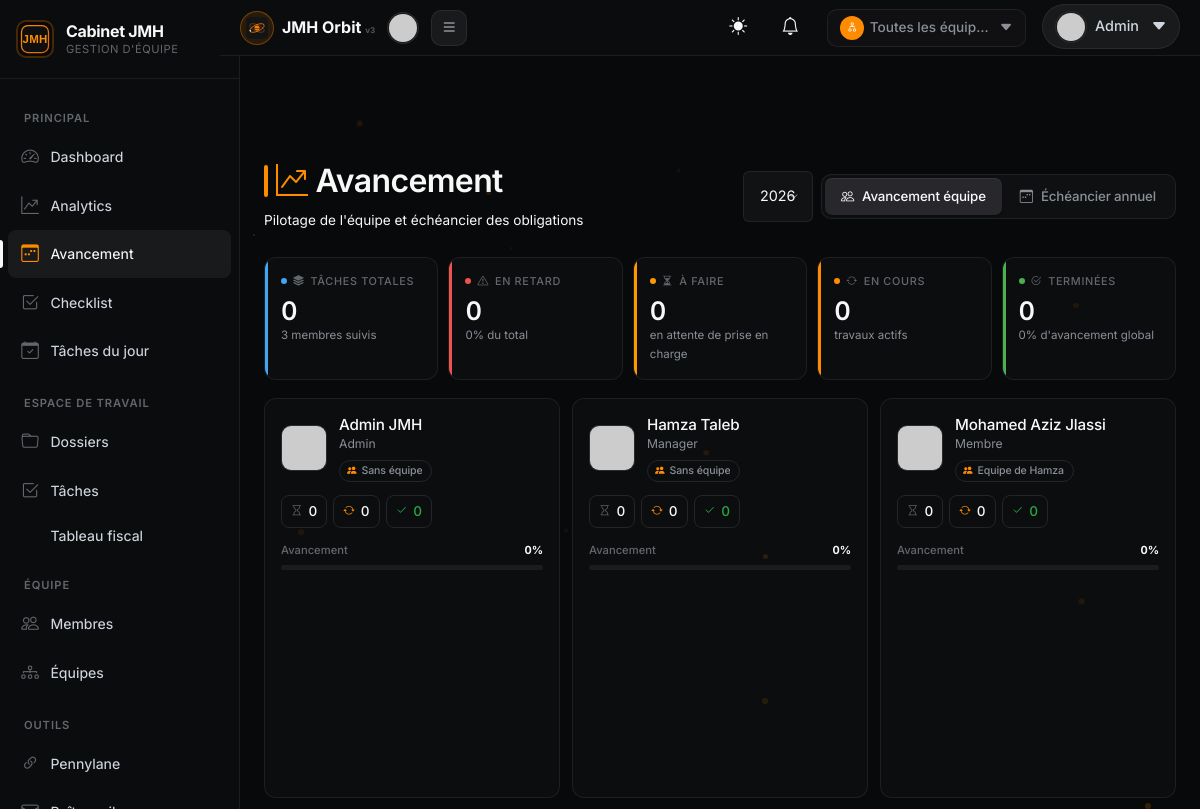
Screenshot of /suivi_avancement (signed in) with the database file from the repository.
### app/models.py (models this page shows, shortened)
class User(UserMixin, db.Model):
    __tablename__ = 'users'
    id = db.Column(db.Integer, primary_key=True)
    email = db.Column(db.String(120), unique=True, nullable=False, index=True)
    password_hash = db.Column(db.String(256), nullable=False)
    nom = db.Column(db.String(80), nullable=False)
    prenom = db.Column(db.String(80), nullable=False)
    photo_profil = db.Column(db.String(200), default='default.png')
    photo_data = db.Column(db.LargeBinary, nullable=True)
    photo_mimetype = db.Column(db.String(50), nullable=True)
    role = db.Column(db.String(20), nullable=False, default='membre')  # admin | manager | membre
    equipe_id = db.Column(db.Integer, db.ForeignKey('equipes.id'), nullable=True)
    poste = db.Column(db.String(120))  # e.g., "Comptable", "Auditeur"
    telephone = db.Column(db.String(20))
    actif = db.Column(db.Boolean, default=True)
    date_arrivee = db.Column(db.Date, default=date.today)
    date_creation = db.Column(db.DateTime, default=datetime.utcnow)
    dossiers_assignes = db.relationship('Dossier', backref='collaborateur', lazy='dynamic')
    taches_assignees = db.relationship('Tache', foreign_keys='Tache.assigne_a', backref='assigne', lazy='dynamic')
    taches_creees = db.relationship('Tache', foreign_keys='Tache.cree_par', backref='createur', lazy='dynamic')
    notifications = db.relationship('Notification', backref='user', lazy='dynamic', order_by='desc(Notification.date_envoi)')
    commentaires = db.relationship('CommentaireTache', backref='user', lazy='dynamic')
    performances = db.relationship('Performance', backref='user', lazy='dynamic')
    def photo_display_src(self):
        try:
            if self.photo_data:
                from flask import url_for
                return url_for('user_photo', user_id=self.id)
            if self.photo_profil and self.photo_profil != 'default.png':
                import os
                from flask import current_app
                photo_path = os.path.join(current_app.static_folder, 'uploads', self.photo_profil)
                if os.path.exists(photo_path):
                    return '/static/uploads/' + self.photo_profil
        except Exception:
            pass
        try:
            name = f"{self.prenom or ''} {self.nom or ''}".strip()
            encoded = name.replace(' ', '+')
            return f"https://ui-avatars.com/api/?name={encoded}&background=FF8C00&color=fff&size=128&font-size=0.5&bold=true"
        except Exception:
            pass
        return None

class Equipe(db.Model):
    __tablename__ = 'equipes'
    id = db.Column(db.Integer, primary_key=True)
    nom = db.Column(db.String(120), nullable=False)
    description = db.Column(db.Text, nullable=True)
    couleur = db.Column(db.String(20), default='#E07A5F')  # terracotta par défaut
    icon = db.Column(db.String(50), default='bi-people')  # bootstrap icon class
    manager_id = db.Column(db.Integer, db.ForeignKey('users.id'), nullable=True)
    date_creation = db.Column(db.DateTime, default=datetime.utcnow)
    equipe_email = db.Column(db.String(200), nullable=True)  # e.g. equipe-compta@ton-domaine.com
    manager = db.relationship('User', foreign_keys=[manager_id], backref='equipe_dirigee')
    membres = db.relationship('User', foreign_keys='User.equipe_id', backref='equipe', lazy='dynamic')
    def nb_membres(self):
        return self.membres.filter_by(actif=True).count()

### app/routes.py (the view)
@app.route('/suivi_avancement')
@login_required
def suivi_avancement():
    from app.models import User, Equipe, Tache
    from datetime import date
    annee = request.args.get('annee', type=int) or date.today().year
    annees = sorted({date.today().year, date.today().year - 1, date.today().year - 2, date.today().year + 1}, reverse=True)
    if current_user.role == 'admin':
        membres = User.query.filter_by(actif=True).order_by(User.prenom).all()
    elif current_user.role == 'manager':
        mes_equipes = Equipe.query.filter_by(manager_id=current_user.id).all()
        team_ids = [current_user.id]
        for eq in mes_equipes:
            team_ids.extend([m.id for m in eq.membres.all()])
        membres = User.query.filter(User.id.in_(team_ids), User.actif==True).order_by(User.prenom).all()
    else:
        membres = [current_user]
    suivi_data = []
    dossiers_par_membre = {}
    for m in membres:
        taches = Tache.query.filter_by(assigne_a=m.id).order_by(Tache.date_echeance).all()
        a_faire = [t for t in taches if t.statut == 'a_faire']
        en_cours = [t for t in taches if t.statut == 'en_cours']
        terminees = [t for t in taches if t.statut in ('terminee', 'terminée')]
        en_retard = [t for t in taches if t.est_en_retard()]
        dossiers_ids = set()
        for t in taches:
            if t.dossier_id:
                dossiers_ids.add(t.dossier_id)
        dossiers_par_membre[m.id] = Dossier.query.filter(Dossier.id.in_(dossiers_ids)).order_by(Dossier.numero_dossier).all() if dossiers_ids else []
        equipe_nom = m.equipe.nom if m.equipe else None
        suivi_data.append({
            'membre': m,
            'equipe_nom': equipe_nom,
            'total': len(taches),
            'a_faire': len(a_faire),
            'en_cours': len(en_cours),
            'terminees': len(terminees),
            'en_retard': len(en_retard),
            'toutes_taches': taches,  # toutes les tâches pour le tableau
            'taches_a_faire': a_faire[:10],
            'taches_en_cours': en_cours[:10],
            'taches_terminees': terminees[:5],
        })
    return render_template('suivi_avancement.html', suivi_data=suivi_data, membres=membres, dossiers_par_membre=dossiers_par_membre, annee=annee, annees=annees)

### app/__init__.py (called while the page is built)
@login_manager.user_loader
def load_user(user_id):
    return User.query.get(int(user_id))

@app.before_request
def reconnect_db_on_ssl_error():
    from sqlalchemy.exc import OperationalError
    try:
        db.session.execute(db.text("SELECT 1"))
    except OperationalError:
        db.session.rollback()
        try:
            db.session.execute(db.text("SELECT 1"))
        except Exception:
            pass
    except Exception:
        db.session.rollback()

### templates/suivi_avancement.html (shortened to what this page needs)
{% extends "base.html" %}
{% block content %}
<div class="d-flex justify-content-between align-items-center flex-wrap gap-3 mb-4 animate-fade-in-up">
    <div>
        <h2 class="fw-semibold mb-1"><i class="bi bi-graph-up-arrow me-2" style="color:var(--orange-primary)"></i>Avancement</h2>
        <span class="text-tertiary" style="font-size:0.85rem;">Pilotage de l'équipe et échéancier des obligations</span>
    </div>
    <div class="d-flex align-items-center gap-2 flex-wrap">
        <select id="anneeSelect" class="select-premium" style="width:auto;" onchange="setAnnee(this.value)">
            {% for a in annees %}<option value="{{ a }}" {% if a == annee %}selected{% endif %}>{{ a }}</option>{% endfor %}
        </select>
        <div class="av-tabs" id="avTabs">
            <button class="av-tab active" data-view="equipe"><i class="bi bi-people"></i> Avancement équipe</button>
            <button class="av-tab" data-view="echeancier"><i class="bi bi-calendar3-week"></i> Échéancier annuel</button>
        </div>
    </div>
</div>
<div id="view-equipe">
    {% set ns = namespace(total=0, af=0, ec=0, done=0, retard=0) %}
    {% for item in suivi_data %}
        {% set ns.total = ns.total + item.total %}{% set ns.af = ns.af + item.a_faire %}
        {% set ns.ec = ns.ec + item.en_cours %}{% set ns.done = ns.done + item.terminees %}
        {% set ns.retard = ns.retard + item.en_retard %}
    {% endfor %}
    <div class="kpi-band animate-fade-in-up">
        <div class="kpi-chip" style="--accent: var(--info);">
            <div class="kpi-label"><i class="bi bi-stack"></i> Tâches totales</div>
            <div class="kpi-value">{{ ns.total }}</div>
            <div class="kpi-sub">{{ suivi_data|length }} membres suivis</div>
        </div>
        <div class="kpi-chip" style="--accent: var(--danger);">
            <div class="kpi-label"><i class="bi bi-exclamation-triangle"></i> En retard</div>
            <div class="kpi-value">{{ ns.retard }}</div>
            <div class="kpi-sub">{{ (ns.retard / ns.total * 100)|round(1) if ns.total else 0 }}% du total</div>
        </div>
        <div class="kpi-chip" style="--accent: var(--warning);">
            <div class="kpi-label"><i class="bi bi-hourglass-split"></i> À faire</div>
            <div class="kpi-value">{{ ns.af }}</div>
            <div class="kpi-sub">en attente de prise en charge</div>
        </div>
        <div class="kpi-chip" style="--accent: var(--orange-primary);">
            <div class="kpi-label"><i class="bi bi-arrow-repeat"></i> En cours</div>
            <div class="kpi-value">{{ ns.ec }}</div>
            <div class="kpi-sub">travaux actifs</div>
        </div>
        <div class="kpi-chip" style="--accent: var(--success);">
            <div class="kpi-label"><i class="bi bi-check2-circle"></i> Terminées</div>
            <div class="kpi-value">{{ ns.done }}</div>
            <div class="kpi-sub">{{ (ns.done / ns.total * 100)|round(1) if ns.total else 0 }}% d'avancement global</div>
        </div>
    </div>
    <div class="avm-grid animate-fade-in-up" id="memberCards">
        {% for item in suivi_data %}
        <div class="avm-card" onclick="openMembre({{ item.membre.id }})" role="button" tabindex="0"
             onkeypress="if(event.key==='Enter')openMembre({{ item.membre.id }})">
            <div class="avm-card-top">
                <div class="member-avatar avm-avatar">
                    {% set s_photo = item.membre.photo_display_src() %}
                    {% if s_photo %}<img src="{{ s_photo }}" alt="">{% else %}{{ (item.membre.prenom[:1] ~ (item.membre.nom[:1] or ''))|upper }}{% endif %}
                </div>
                <div class="avm-id">
                    <div class="member-name">{{ item.membre.prenom }} {{ item.membre.nom }}</div>
                    <div class="member-role">{{ item.membre.poste or item.membre.role|capitalize }}</div>
                    <div class="avm-equipe"><i class="bi bi-people-fill"></i><span>{{ item.equipe_nom or 'Sans équipe' }}</span></div>
                </div>
            </div>
            <div class="avm-counters">
                <div class="avm-counter avm-c-af" title="À faire"><i class="bi bi-hourglass"></i><strong>{{ item.a_faire }}</strong></div>
                <div class="avm-counter avm-c-ec" title="En cours"><i class="bi bi-arrow-repeat"></i><strong>{{ item.en_cours }}</strong></div>
                <div class="avm-counter avm-c-done" title="Terminées"><i class="bi bi-check2"></i><strong>{{ item.terminees }}</strong></div>
            </div>
            <div class="member-progress-wrap avm-progress">
                <div class="member-progress-top"><span>Avancement</span><strong>{{ (item.terminees / item.total * 100)|round(0) if item.total else 0 }}%</strong></div>
                {% set pct = (item.terminees / item.total * 100) if item.total > 0 else 0 %}
                <div class="member-bar"><div style="width:{{ pct }}%;"></div></div>
            </div>
        </div>
        {% else %}
        <div class="text-center py-5 w-100">
            <i class="bi bi-inbox" style="font-size:48px;color:var(--text-tertiary);"></i>
            <p class="text-tertiary mt-3">Aucun membre à afficher.</p>
        </div>
        {% endfor %}
    </div>
</div>
{% endblock %}

### templates/base.html (shortened to what this page needs)
<!DOCTYPE html>
<html lang="fr">
<head>
    <link href="https://cdn.jsdelivr.net/npm/bootstrap@5.3.2/dist/css/bootstrap.min.css" rel="stylesheet">
    <link rel="stylesheet" href="https://cdn.jsdelivr.net/npm/bootstrap-icons@1.11.1/font/bootstrap-icons.css">
    <link href="{{ url_for('static', filename='css/style.css') }}?v=4" rel="stylesheet">
    <link href="{{ url_for('static', filename='css/light-theme.css') }}?v=1" rel="stylesheet">
    <div id="toastContainer" class="toast-container position-fixed bottom-0 end-0 p-3" style="z-index: 1080;"></div>
</head>
<body>
    <header class="app-topbar">
        <div class="app-topbar-left">
            <a class="app-brand" href="{{ url_for('dashboard') }}">
                <span class="app-brand-icon"><img src="{{ url_for('static', filename='img/logo-orbit.svg') }}" alt="" style="width:22px;height:22px;display:block;"></span>
                                <span class="app-brand-text">JMH Orbit <small style="font-size:0.5rem;opacity:0.3;">v3</small></span>
            </a>
            {% if current_user.is_authenticated %}
            {% set photo_src = current_user.photo_display_src() %}
            {% if photo_src %}
            <span class="app-user-icon">
                <img src="{{ photo_src }}" alt="photo" class="sidebar-user-img" style="width:32px;height:32px;">
            </span>
            {% endif %}
            <button class="app-topbar-toggle" id="sidebarToggle" type="button" aria-label="Toggle sidebar">
            </button>
            {% endif %}
        </div>
        <div class="app-topbar-right">
                {% if current_user.is_authenticated %}
                <button id="themeToggle" style="background:none;border:none;color:var(--text-primary);font-size:18px;cursor:pointer;margin-right:12px;" onclick="toggleTheme()" title="Changer le thème">
                    <i id="themeIcon" class="bi bi-sun-fill"></i>
                </button>
            <a href="{{ url_for('notifications_page') }}" class="notif-bell-link" style="margin-right:12px;position:relative;text-decoration:none;color:var(--text-primary);font-size:18px;">
                <i class="bi bi-bell"></i>
            </a>
            {% if current_equipe or all_equipes_for_switch %}
            <div class="dropdown">
                <div class="team-context-icon" style="border-color: var(--border-color);" data-bs-toggle="dropdown" role="button" aria-haspopup="true" aria-expanded="false">
                    <span class="team-icon" style="background: {{ current_equipe.couleur if current_equipe else '#FF8C00' }};color: #fff;">
                        {% if current_equipe %}
                        <i class="bi {{ current_equipe.icon or 'bi-people' }}"></i>
                        {% else %}
                        <i class="bi bi-diagram-2"></i>
                        {% endif %}
                    </span>
                    <span class="team-context-name">{{ current_equipe.nom if current_equipe else 'Toutes les équipes' }}</span>
                    <i class="bi bi-caret-down-fill ms-1"></i>
                </div>
            </div>
            {% endif %}
            <div class="dropdown">
                <a class="app-user-toggle" href="#" data-bs-toggle="dropdown">
                    {% set photo_src = current_user.photo_display_src() %}
                    {% if photo_src %}
                    <span class="app-user-icon">
                        <img src="{{ photo_src }}" alt="photo" class="sidebar-user-img" style="width:32px;height:32px;">
                    </span>
                    {% endif %}
                    <span class="app-user-name d-none d-md-inline">{{ current_user.prenom }}</span>
                    <i class="bi bi-caret-down-fill ms-1"></i>
                </a>
            </div>
            {% endif %}
        </div>
    </header>
    <main class="container-fluid" style="padding-top: 72px;">
        <div class="row">
            {% if current_user.is_authenticated %}
            <div class="col-auto h-100 d-none d-md-flex" id="sidebarCol" style="width: 220px;">
                {% include 'includes/sidebar.html' %}
            </div>
            {% endif %}
            <div class="col">
                <div class="container mt-4">
                    {% block content %}{% endblock %}
                </div>
            </div>
        </div>
    </main>
</body>
</html>

### rows the page displays
User: prenom "Admin", membre.prenom "Admin", membre.nom "JMH", membre "Admin"
User: membre.prenom "Hamza", membre.nom "Taleb", membre "Manager"
Equipe: membre.prenom "Mohamed Aziz", membre.nom "Jlassi", membre "Membre", nom "Equipe de Hamza", a_faire "0", en_cours "0", terminees "0"

### other values shown
{{ current_equipe.nom if current_equipe else 'Toutes les équipes' }} "Toutes les équip…"
{{ ns.total }} "0"
{{ suivi_data|length }} "3"
{{ ns.retard }} "0"
{{ (ns.retard / ns.total * 100)|round(1) if ns.total else 0 }} "0"
{{ ns.af }} "0"
{{ ns.ec }} "0"
{{ ns.done }} "0"
{{ (ns.done / ns.total * 100)|round(1) if ns.total else 0 }} "0"
{{ item.equipe_nom or 'Sans équipe' }} "Sans équipe" "Sans équipe"
{{ item.a_faire }} "0" "0"
{{ item.en_cours }} "0" "0"
{{ item.terminees }} "0" "0"
{{ (item.terminees / item.total * 100)|round(0) if item.total else 0 }} "0" "0"
form field value "2026"
